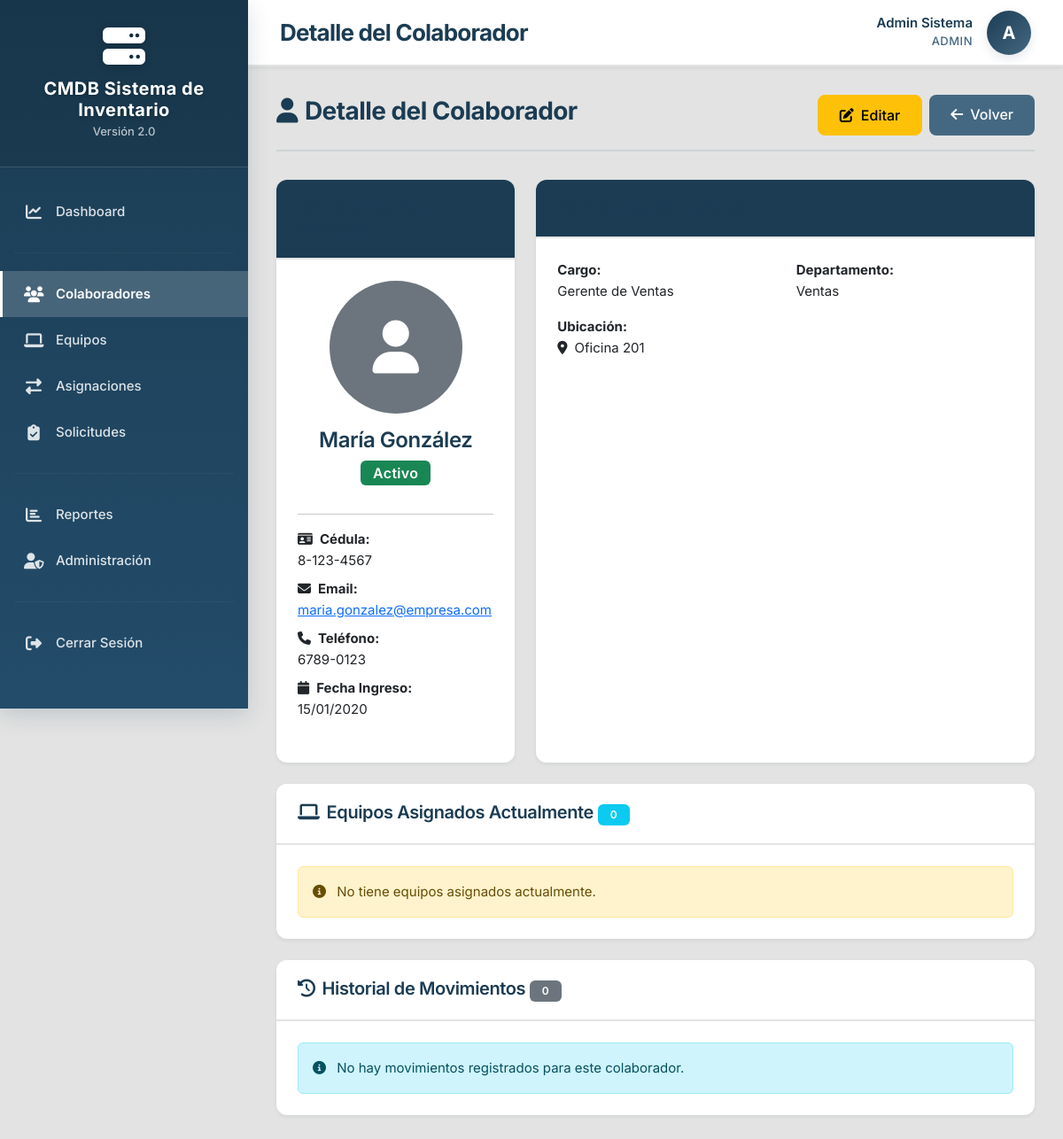
Page /public/index.php?route=colaboradores&action=ver&id=1 (signed in) on the committed database.
### tables this page shows
CREATE TABLE IF NOT EXISTS `colaboradores` (
  `id` int NOT NULL AUTO_INCREMENT,
  `nombre` varchar(100) NOT NULL,
  `apellido` varchar(100) NOT NULL,
  `cedula` varchar(20) DEFAULT NULL COMMENT 'Cédula o identificación del colaborador',
  `email` varchar(150) DEFAULT NULL,
  `telefono` varchar(20) DEFAULT NULL,
  `cargo` varchar(100) DEFAULT NULL COMMENT 'Puesto o cargo del colaborador',
  `departamento` varchar(100) DEFAULT NULL COMMENT 'Departamento al que pertenece',
  `ubicacion` varchar(200) DEFAULT NULL COMMENT 'Ubicación física (oficina, piso, etc.)',
  `foto_perfil` varchar(255) DEFAULT NULL COMMENT 'Ruta de la foto del colaborador',
  `fecha_ingreso` date DEFAULT NULL COMMENT 'Fecha de ingreso a la empresa',
  `estado` enum('activo','inactivo','suspendido') NOT NULL DEFAULT 'activo',
  `observaciones` text,
  `created_at` timestamp NULL DEFAULT CURRENT_TIMESTAMP,
  `updated_at` timestamp NULL DEFAULT CURRENT_TIMESTAMP ON UPDATE CURRENT_TIMESTAMP,
  PRIMARY KEY (`id`),
  UNIQUE KEY `cedula` (`cedula`),
  KEY `idx_nombre` (`nombre`,`apellido`),
  KEY `idx_cedula` (`cedula`),
  KEY `idx_estado` (`estado`),
  KEY `idx_departamento` (`departamento`)
);

### src/Controllers/ColaboradorController.php (called while the page is built, shortened)
<?php
class ColaboradorController extends BaseController
{
    private $colaboradorModel;
    public function __construct()
    {
        $this->colaboradorModel = new Colaborador();
    }
    public function ver()
    {
        $id = $_GET['id'] ?? null;
        $colaborador = $this->colaboradorModel->find($id);
        $equiposAsignados = $this->colaboradorModel->getEquiposAsignados($id);
        $historial = $this->colaboradorModel->getHistorial($id);
        $this->render('Views/colaboradores/ver.php', [
            'pageTitle' => 'Detalle del Colaborador',
            'colaborador' => $colaborador,
            'equiposAsignados' => $equiposAsignados,
            'historial' => $historial
        ]);
    }
}

### public/index.php (called while the page is built, shortened)
<?php
require_once '../src/Core/helpers.php';
require_once '../config/database.php';
try {
    $action = $_GET['action'] ?? 'index';
    $controller = new $controllerClass();
    $controller->$action();
} catch (Throwable $e) {
    if ($e->getCode() === 404) {
        http_response_code(404);
        echo "<h1>404 - Página no encontrada</h1>";
        echo "<p>" . htmlspecialchars($e->getMessage()) . "</p>";
    } else {
        handleException($e);
    }
    exit;
}

### src/Core/Database.php (called while the page is built, shortened)
<?php
class Database
{
    private static $instance = null;
    private $connection;
    private function __construct() {
        try {
            $dsn = 'mysql:host=' . DB_HOST . ';dbname=' . DB_NAME . ';charset=' . DB_CHARSET;
            $this->connection = new PDO($dsn, DB_USER, DB_PASS, [
                PDO::ATTR_ERRMODE => PDO::ERRMODE_EXCEPTION,
                PDO::ATTR_DEFAULT_FETCH_MODE => PDO::FETCH_ASSOC,
                PDO::ATTR_EMULATE_PREPARES => false,
            ]);
        } catch (PDOException $e) {
            throw new \Exception("Error de conexión a la base de datos: " . $e->getMessage());
        }
    }
    public static function getInstance() {
        if (self::$instance === null) {
            self::$instance = new self();
        }
        return self::$instance;
    }
    public function getConnection() {
        return $this->connection;
    }
}

### src/Models/Model.php (called while the page is built, shortened)
<?php
class Model
{
    protected $db;
    protected $table;
    protected $primaryKey = 'id';
    public function __construct() {
        $this->db = Database::getInstance()->getConnection();
    }
    public function find($id) {
        $stmt = $this->db->prepare("SELECT * FROM {$this->table} WHERE {$this->primaryKey} = ?");
        $stmt->execute([$id]);
        return $stmt->fetch();
    }
    protected function query($sql, $params = []) {
        $stmt = $this->db->prepare($sql);
        $stmt->execute($params);
        return $stmt;
    }
}

### src/Core/helpers.php (called while the page is built, shortened)
<?php
function e($string) {
    return htmlspecialchars($string ?? '', ENT_QUOTES, 'UTF-8');
}

### src/Models/Colaborador.php (called while the page is built, shortened)
<?php
class Colaborador extends Model
{
    public function getEquiposAsignados($colaboradorId)
    {
        $sql = "SELECT
                    e.*,
                    c.nombre as categoria,
                    a.fecha_asignacion,
                    a.observaciones as obs_asignacion
                FROM equipos e
                INNER JOIN asignaciones a ON e.id = a.equipo_id
                LEFT JOIN categorias c ON e.categoria_id = c.id
                WHERE a.colaborador_id = ?
                AND a.estado = 'activa'
                ORDER BY a.fecha_asignacion DESC";
        return $this->query($sql, [$colaboradorId])->fetchAll();
    }
    public function getHistorial($colaboradorId)
    {
        $sql = "SELECT
                    h.*,
                    e.nombre as equipo_nombre,
                    e.numero_serie,
                    u.nombre as usuario_responsable
                FROM historial_movimientos h
                INNER JOIN equipos e ON h.equipo_id = e.id
                LEFT JOIN usuarios u ON h.usuario_id = u.id
                WHERE h.colaborador_id = ?
                ORDER BY h.created_at DESC";
        return $this->query($sql, [$colaboradorId])->fetchAll();
    }
}

### src/Views/colaboradores/ver.php (the view, shortened to what this page needs)
<div class="page-header">
    <div class="d-flex justify-content-between align-items-center">
        <h2><i class="fas fa-user me-2"></i>Detalle del Colaborador</h2>
        <div class="d-flex gap-2">
            <a href="index.php?route=colaboradores&action=editar&id=<?= $colaborador['id'] ?>" class="btn btn-warning">
                <i class="fas fa-edit me-2"></i>Editar
            </a>
            <a href="index.php?route=colaboradores" class="btn btn-secondary">
                <i class="fas fa-arrow-left me-2"></i>Volver
            </a>
        </div>
    </div>
</div>
<div class="row g-4 mb-4">
    <div class="col-lg-4">
        <div class="card h-100">
            <div class="card-header bg-primary text-white">
                <h5 class="mb-0"><i class="fas fa-id-card me-2"></i>Información Personal</h5>
            </div>
            <div class="card-body text-center">
                <?php if (!empty($colaborador['foto_perfil'])): ?>
                    <img src="<?= e($colaborador['foto_perfil']) ?>"
                         alt="Foto"
                         class="rounded-circle mb-3"
                         style="width: 150px; height: 150px; object-fit: cover;">
                <?php else: ?>
                    <div class="rounded-circle bg-secondary text-white d-inline-flex align-items-center justify-content-center mb-3"
                         style="width: 150px; height: 150px; font-size: 60px;">
                        <i class="fas fa-user"></i>
                    </div>
                <?php endif; ?>
                <h4><?= e($colaborador['nombre'] . ' ' . $colaborador['apellido']) ?></h4>
                <span class="badge bg-<?=
                    $colaborador['estado'] === 'activo' ? 'success' :
                    ($colaborador['estado'] === 'inactivo' ? 'secondary' : 'warning')
                ?> fs-6 mb-3">
                    <?= e(ucfirst($colaborador['estado'])) ?>
                </span>
                <hr>
                <div class="text-start">
                    <?php if ($colaborador['cedula']): ?>
                    <p class="mb-2">
                        <strong><i class="fas fa-id-card me-2"></i>Cédula:</strong><br>
                        <?= e($colaborador['cedula']) ?>
                    </p>
                    <?php endif; ?>
                    <?php if ($colaborador['email']): ?>
                    <p class="mb-2">
                        <strong><i class="fas fa-envelope me-2"></i>Email:</strong><br>
                        <a href="mailto:<?= e($colaborador['email']) ?>"><?= e($colaborador['email']) ?></a>
                    </p>
                    <?php endif; ?>
                    <?php if ($colaborador['telefono']): ?>
                    <p class="mb-2">
                        <strong><i class="fas fa-phone me-2"></i>Teléfono:</strong><br>
                        <?= e($colaborador['telefono']) ?>
                    </p>
                    <?php endif; ?>
                    <?php if ($colaborador['fecha_ingreso']): ?>
                    <p class="mb-0">
                        <strong><i class="fas fa-calendar me-2"></i>Fecha Ingreso:</strong><br>
                        <?= date('d/m/Y', strtotime($colaborador['fecha_ingreso'])) ?>
                    </p>
                    <?php endif; ?>
                </div>
            </div>
        </div>
    </div>
    <div class="col-lg-8">
        <div class="card h-100">
            <div class="card-header bg-primary text-white">
                <h5 class="mb-0"><i class="fas fa-briefcase me-2"></i>Información Laboral</h5>
            </div>
            <div class="card-body">
                <div class="row">
                    <div class="col-md-6 mb-3">
                        <strong>Cargo:</strong><br>
                        <?= e($colaborador['cargo'] ?? 'No especificado') ?>
                    </div>
                    <div class="col-md-6 mb-3">
                        <strong>Departamento:</strong><br>
                        <?= e($colaborador['departamento'] ?? 'No especificado') ?>
                    </div>
                    <div class="col-md-12 mb-3">
                        <strong>Ubicación:</strong><br>
                        <i class="fas fa-map-marker-alt me-2"></i><?= e($colaborador['ubicacion'] ?? 'No especificada') ?>
                    </div>
                </div>
            </div>
        </div>
    </div>
</div>
<div class="card mb-4">
    <div class="card-header">
        <h5 class="mb-0">
            <i class="fas fa-laptop me-2"></i>Equipos Asignados Actualmente
            <span class="badge bg-info"><?= count($equiposAsignados) ?></span>
        </h5>
    </div>
    <div class="card-body">
        <?php if (empty($equiposAsignados)): ?>
            <div class="alert alert-warning mb-0">
                <i class="fas fa-info-circle me-2"></i>
                No tiene equipos asignados actualmente.
            </div>
        <?php endif; ?>
    </div>
</div>
<div class="card">
    <div class="card-header">
        <h5 class="mb-0">
            <i class="fas fa-history me-2"></i>Historial de Movimientos
            <span class="badge bg-secondary"><?= count($historial) ?></span>
        </h5>
    </div>
    <div class="card-body">
        <?php if (empty($historial)): ?>
            <div class="alert alert-info mb-0">
                <i class="fas fa-info-circle me-2"></i>
                No hay movimientos registrados para este colaborador.
            </div>
        <?php endif; ?>
    </div>
</div>

### public/assets/css/custom.css (style rules this page uses)
:root { --color-primary: #1B3C53; --color-secondary: #234C6A; --color-tertiary: #456882; --color-background: #E3E3E3; --color-success: #28a745; --color-danger: #dc3545; --color-warning: #ffc107; --color-info: #17a2b8; --sidebar-width: 280px; --header-height: 75px; --border-radius: 12px; --transition-speed: 0.3s; --shadow-sm: 0 2px 4px rgba(27, 60, 83, 0.08); --shadow-md: 0 4px 12px rgba(27, 60, 83, 0.12); --shadow-lg: 0 8px 24px rgba(27, 60, 83, 0.16); --font-family: 'Inter', -apple-system, BlinkMacSystemFont, 'Segoe UI', Roboto, sans-serif; }
body { font-family: var(--font-family); background-color: var(--color-background); color: #2c3e50; font-size: 15px; line-height: 1.6; overflow-x: hidden; }
h1, h2, h3, h4, h5, h6 { font-weight: 600; color: var(--color-primary); letter-spacing: -0.02em; }
.page-header { margin-bottom: 32px; padding-bottom: 16px; border-bottom: 2px solid rgba(27, 60, 83, 0.1); }
.page-header h2 { margin: 0 0 8px 0; font-size: 28px; color: var(--color-primary); font-weight: 700; }
.card { border: none; border-radius: var(--border-radius); box-shadow: var(--shadow-sm); margin-bottom: 24px; transition: all var(--transition-speed) ease; background: white; }
.card-header { background: white; border-bottom: 2px solid var(--color-background); border-radius: var(--border-radius) var(--border-radius) 0 0 !important; padding: 20px 24px; font-weight: 600; color: var(--color-primary); }
.card-body { padding: 24px; }
.btn-secondary { background: var(--color-tertiary); border: none; color: white; font-weight: 600; }
.btn { border-radius: 8px; font-weight: 500; padding: 10px 24px; transition: all var(--transition-speed) ease; }
.badge { padding: 6px 14px; font-weight: 600; border-radius: 6px; font-size: 12px; letter-spacing: 0.3px; }
.bg-primary { background-color: var(--color-primary) !important; }

### rows in the picture
colaboradores: nombre+apellido "María González", estado "Activo", cedula "8-123-4567", email "maria.gonzalez@empresa.com", telefono "6789-0123", fecha_ingreso "15/01/2020", cargo "Gerente de Ventas", departamento "Ventas", ubicacion "Oficina 201"

### other values in the picture
APP_NAME "CMDB Sistema de Inventario"
APP_VERSION "2.0"
$pageTitle "Detalle del Colaborador"
currentUser()['nombre'] . ' ' . currentUser()['apellido'] "Admin Sistema"
currentUser()['rol'] "ADMIN"
substr(currentUser()['nombre'], 0, 1) "A"
count($equiposAsignados) "0"
count($historial) "0"
